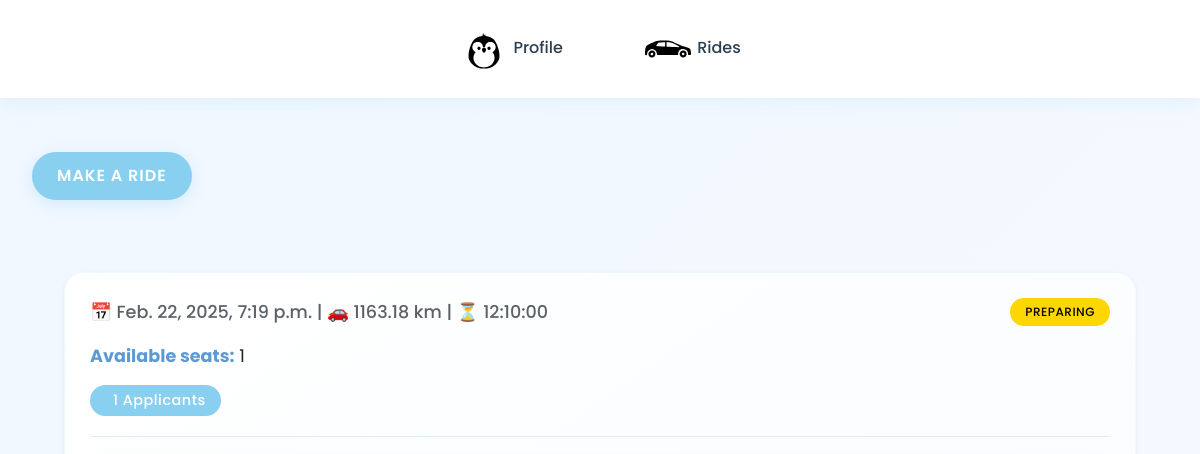
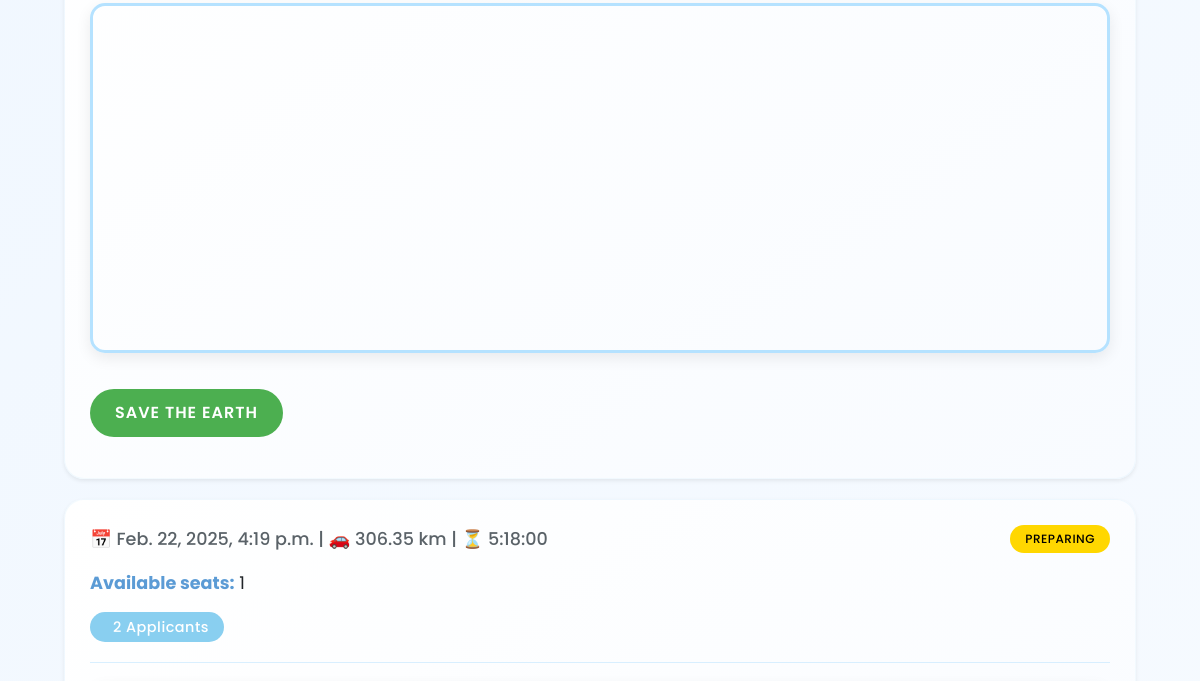
Before: /rides/ (upper part) with the older database file (2 pictures, top to bottom).
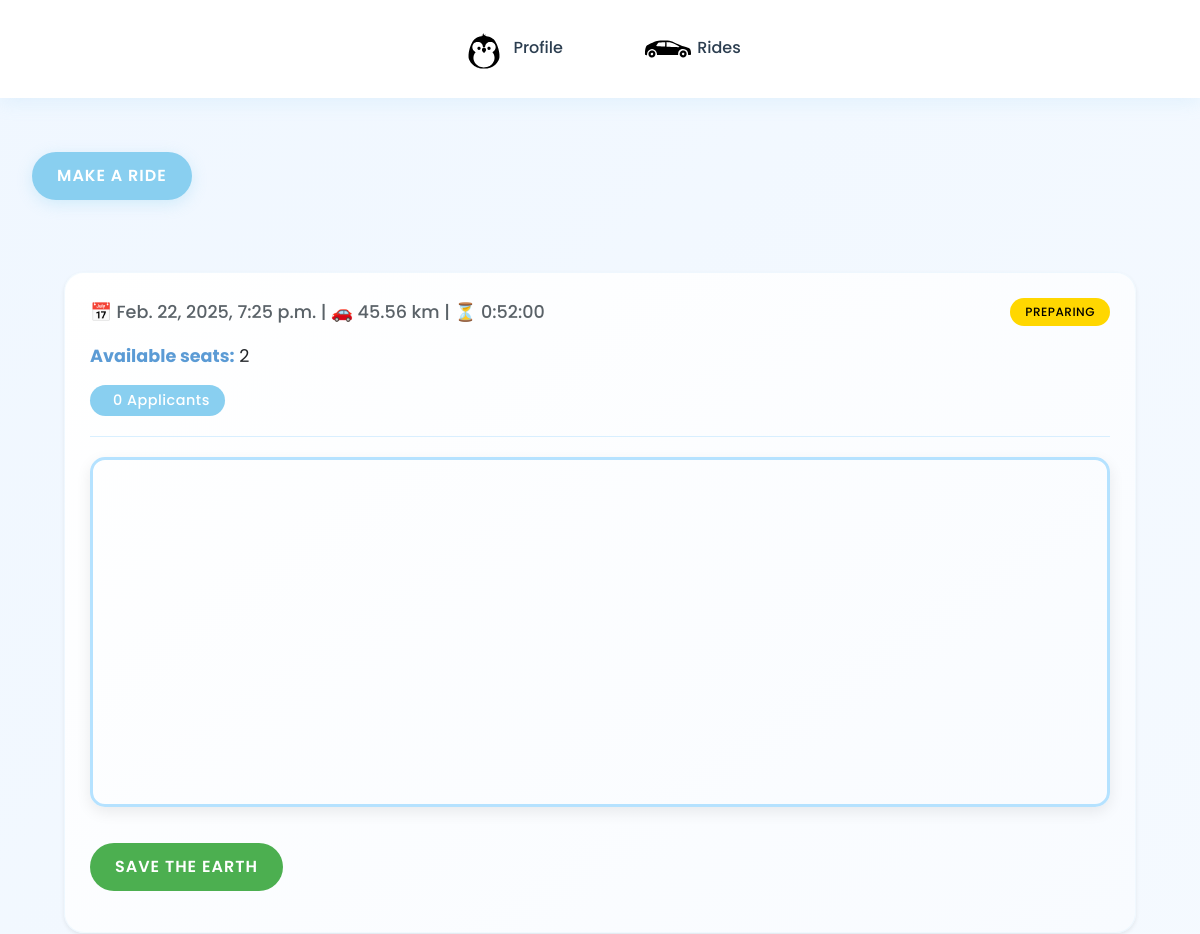
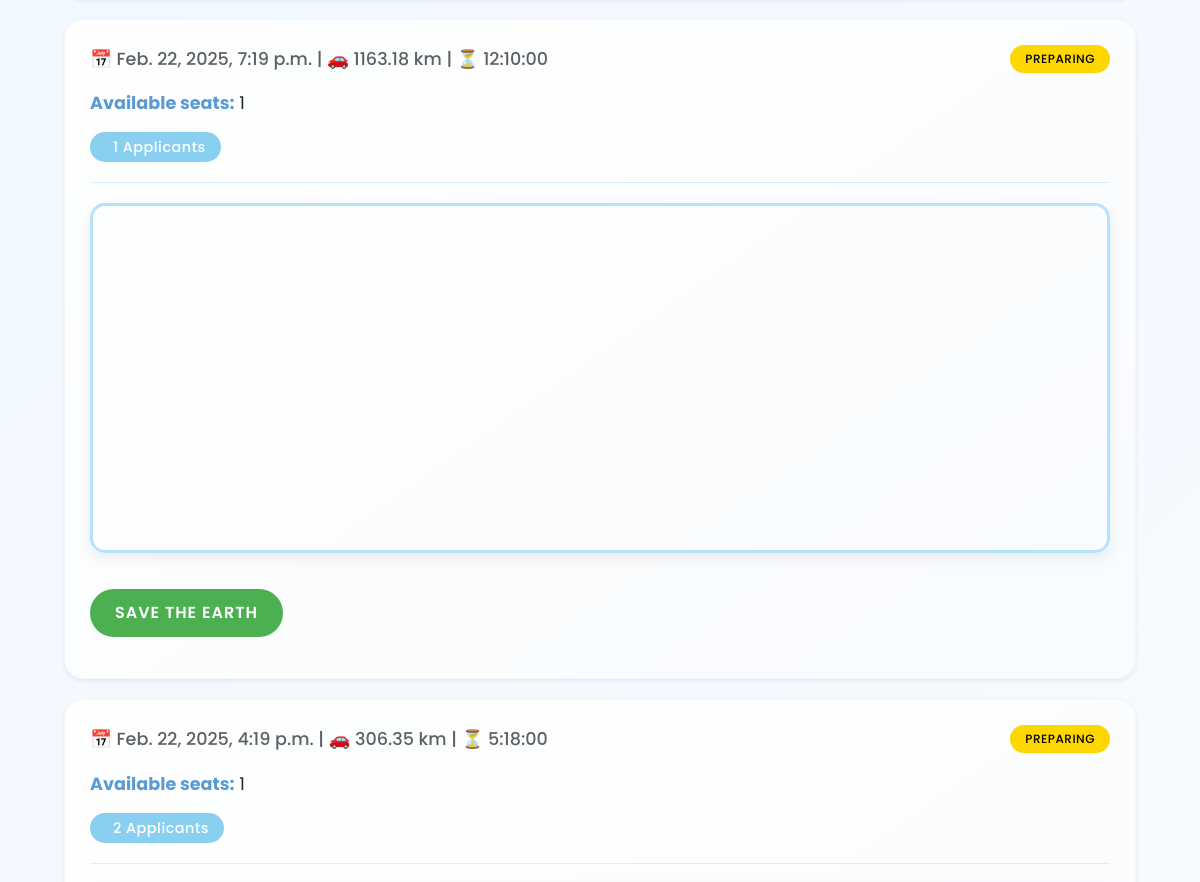
After: the same page with the newer database file (2 pictures, top to bottom).
### base/models.py (models this page shows)
class Ride(models.Model):
    start = models.CharField(max_length=50)
    end = models.CharField (max_length=50)
    distance = models.DecimalField(max_digits=10, decimal_places=2, default=0.00)
    travelers = models.IntegerField(default=1)
    duration = models.DurationField(null=True, blank=True)
    created_on = models.DateTimeField(default=timezone.now)  # Changed from auto_now_add
    start_date = models.DateTimeField(default=timezone.now)
    STATUS_CHOICES = [
        ('PREPARING', 'Preparing'),
        ('FINISHED', 'Finished'),
        ('CANCELED', 'Canceled'),
    ]
    status = models.CharField(
        max_length=10,
        choices=STATUS_CHOICES,
        default='PREPARING'
    )
    origin_place_id = models.CharField(max_length=255, null=True)
    origin_latitude = models.FloatField(default=0)
    origin_longitude = models.FloatField(default=0)
    destination_place_id = models.CharField(max_length=255, null=True)
    destination_latitude = models.FloatField(default=0)
    destination_longitude = models.FloatField(default=0)
    distance_km = models.FloatField(default=0)
    duration_text = models.CharField(max_length=100, null=True)
    selected_route_index = models.IntegerField(default=0)
    selected_route_polyline = models.TextField(default='')

### rides/views.py (the view)
# urls.py: path('', RideListView.as_view(), name='rides'),
class RideListView(ListView):
    model = Ride
    template_name = 'rides.html'
    context_object_name = 'rides'
    def get_queryset(self):
        return Ride.objects.filter(
            status='PREPARING'
        ).annotate(
            applicant_count=Count('applications'),
            pending_count=Count('applications', filter=Q(applications__status='PENDING')),
            approved_count=Count('applications', filter=Q(applications__status='APPROVED'))
        ).order_by('-created_on')
    def get_context_data(self, **kwargs):
        context = super().get_context_data(**kwargs)
        for ride in context['rides']:
            print(f"Ride {ride.id}: {ride.applicant_count} applicants "
                  f"({ride.pending_count} pending, {ride.approved_count} approved)")
        return context

### rides/templates/rides.html (shortened to what this page needs)
{% extends 'base.html' %}
{% block content %}
<a href="{% url 'make_ride' %}" class="btn btn-primary">Make a ride</a>
<div class="container">
    {% for ride in rides %}
    <div class="ride-card shadow-sm">
        <div class="d-flex justify-content-between align-items-center mb-3">
            <p class="text-muted mb-0">
                📅 {{ ride.start_date }} | 🚗 {{ ride.distance }} km | ⏳ {{ ride.duration }}
            </p>
            <span class="badge bg-warning">{{ ride.status }}</span>
        </div>
        <p><strong>Available seats:</strong> {{ ride.travelers }}</p>
        <span class="badge bg-primary">
             {{ ride.applicant_count }} Applicants
        </span>
        <hr>
        <div class="map-container" id="map-{{ ride.id }}"></div>
        <a href="{% url 'apply_for_ride' ride.id %}" class="btn btn-success my-3">Save the Earth</a>
    </div>
    {% empty %}
    <div class="alert alert-info">
        <i class="bi bi-info-circle"></i> No active rides available at the moment.
    </div>
    {% endfor %}
</div>
{% endblock %}

### base/templates/base.html (shortened to what this page needs)
<!DOCTYPE html>
{% load static %}
<html lang="en">
<head>
    <link href="#"
          rel="stylesheet"
>
          <link href="https://cdn.jsdelivr.net/npm/bootstrap@5.3.0/dist/css/bootstrap.min.css" rel="stylesheet">
</head>
<body>
    <div class="container main-container">
        <nav class="navbar navbar-dark navbar-sticky d-flex justify-content-center">
            <a class="nav-link" href="{% url 'user_profile:profile' %}">
                <img src="{% static 'base/svgs/penguin_base.svg' %}" alt="Profile" width="50" height="50">
                <span class="link-text">Profile</span>
            </a>
            <a class="nav-link" href="{% url 'rides' %}">
                   <img src="{% static 'base/svgs/car.svg' %}" alt="Rides" width="50" height="50">
                <span class="link-text">Rides</span>
            </a>
        </nav>
        {% block content %}
        {% endblock content %}
    </div>
</body>
</html>

### base/templates/base.html (style rules this page uses)
:root { --primary-blue: #89CFF0; --secondary-blue: #B5E2FF; --dark-blue: #5B9BD5; --accent-blue: #4FB3E8; --background: #F0F7FF; --text-dark: #2C3E50; --shadow-color: rgba(137, 207, 240, 0.2); }
body { background: linear-gradient(135deg, var(--background) 0%, #FFFFFF 100%); min-height: 100vh; padding: 0; font-family: 'Poppins', sans-serif; }
.navbar-sticky { position: fixed; top: 0; left: 0; right: 0; z-index: 1000; padding: 1rem 2rem; background: rgba(255, 255, 255, 0.95); backdrop-filter: blur(10px); box-shadow: 0 2px 20px var(--shadow-color); transition: all 0.4s cubic-bezier(0.4, 0, 0.2, 1); }
.nav-link { position: relative; margin: 0 1.5rem; padding: 0.5rem 1rem; color: var(--text-dark) !important; font-weight: 500; transition: all 0.3s ease; border-radius: 12px; background: transparent; }
.nav-link:before { content: ''; position: absolute; bottom: -2px; left: 0; width: 100%; height: 2px; background: linear-gradient(90deg, var(--primary-blue), var(--accent-blue)); transform: scaleX(0); transform-origin: right; transition: transform 0.4s cubic-bezier(0.4, 0, 0.2, 1); }
.nav-link img { transform: scale(1); transition: all 0.3s ease; }
.main-container { margin-top: 100px; padding: 0 2rem; }

### rides/templates/rides.html (style rules this page uses)
:root { --baby-blue: #89CFF0; --baby-blue-light: #B5E2FF; --baby-blue-dark: #5B9BD5; }
.container { max-width: 1200px; padding: 2rem; }
.ride-card { background: linear-gradient(145deg, #ffffff, #f8fbff); border-radius: 20px; padding: 25px; margin: 20px 0; box-shadow: 0 10px 30px rgba(137, 207, 240, 0.15); border: 1px solid rgba(137, 207, 240, 0.1); transition: all 0.3s ease; }
.map-container { width: 100%; height: 350px; border-radius: 15px; overflow: hidden; margin: 20px 0; box-shadow: 0 5px 15px rgba(0, 0, 0, 0.08); border: 3px solid var(--baby-blue-light); }
.btn-primary { background: var(--baby-blue); border: none; padding: 12px 25px; border-radius: 30px; font-weight: 600; text-transform: uppercase; letter-spacing: 1px; transition: all 0.3s ease; margin: 20px 0; box-shadow: 0 4px 15px rgba(137, 207, 240, 0.3); }
.btn-success { background: #4CAF50; border: none; padding: 12px 25px; border-radius: 30px; font-weight: 600; text-transform: uppercase; letter-spacing: 1px; transition: all 0.3s ease; }
.badge { padding: 8px 15px; border-radius: 20px; font-weight: 500; letter-spacing: 0.5px; }
.badge.bg-warning { background-color: #FFD700 !important; color: #000; }
.badge.bg-primary { background-color: var(--baby-blue) !important; color: #fff; font-size: 0.9rem; }
.text-muted { color: #5a6268 !important; font-size: 1.1rem; font-weight: 500; }
.ride-card p { margin-bottom: 15px; font-size: 1.1rem; line-height: 1.6; }
.ride-card strong { color: var(--baby-blue-dark); }
hr { border-color: var(--baby-blue-light); margin: 20px 0; opacity: 0.5; }
.ride-card { animation: fadeIn 0.5s ease-out forwards; }

Changed rows visible on the page:
added Ride: start_date "Feb. 22, 2025, 7:25 p.m.", distance "45.56", duration "0:52:00", status "PREPARING", travelers "2", applicant_count "0"
